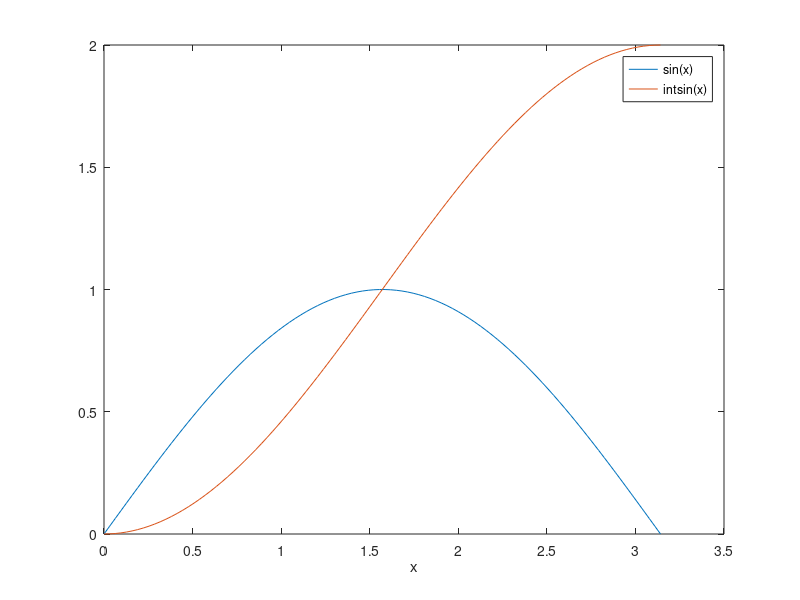

Reproduce this figure in MATLAB.
clc; clear al; format compact;

% lecture 19

%% integral example without using cumtrapz
%given
x= linspace(0, pi, 100);
y=sin(x);

% solution

z= zeros(1,100)

for i=2:100;
    z(i)= trapz(x(1:i),y(1:i));
end

plot(x,y,x,z)
xlabel('x')
legend('sin(x)', 'intsin(x)')

%% Single integrals

% given
xmin=0;
xmax=pi;
F= @(x)sin(x)+cos(x);

q= integral(F,xmin,xmax) %symbolioc output

%% DOUBLE INTEGRALS 

xmin= 2;
xmax= 4;
ymin= 1;
ymax= 2;

F= @(x,y)(6*x.*y.^2);
q= integral2(F,xmin,xmax,ymin,ymax)

%% Double integral ex 2

xmin= 0;
xmax= 1;
ymin= 0;
ymax= @(x)(1-x);

F= @(x,y)(1./((sqrt(x+y)).*(1+x+y)));
q= integral2(F,xmin,xmax,ymin,ymax)

%% triple integrals

xmin= pi;
xmax= 2*pi;
ymin= 0;
ymax= pi;
zmin= 0;
zmax= @(x,y)(x+y);

F= @(x,y,z)(z.*(sin(x)+x.*cos(y)));
q= integral3(F,xmin,xmax,ymin,ymax, zmin,zmax)





